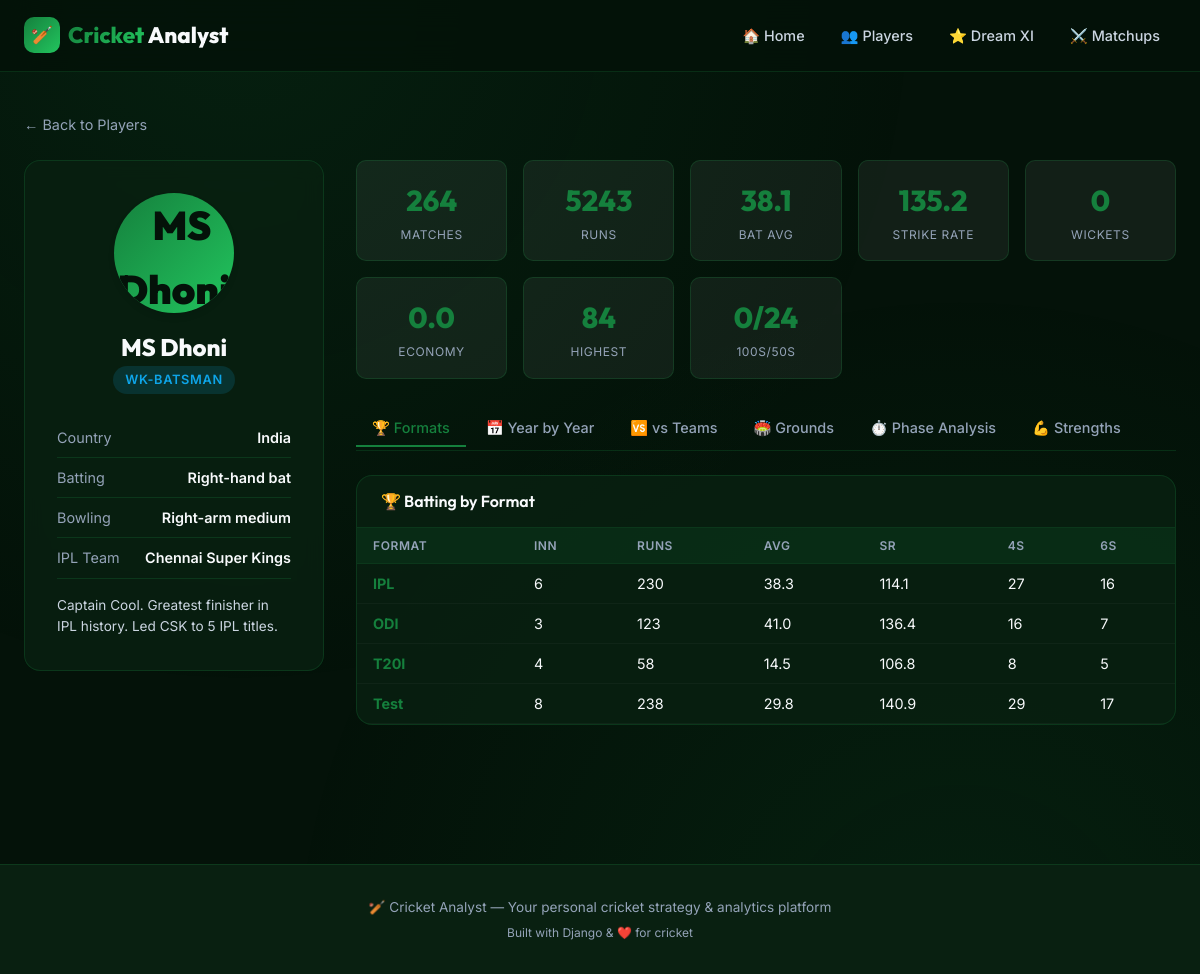
The app's page /players/230/ with its own data.
### players/models.py (models this page shows, shortened)
class Player(models.Model):
    ROLE_CHOICES = [
        ('Batsman', 'Batsman'),
        ('Bowler', 'Bowler'),
        ('All-Rounder', 'All-Rounder'),
        ('WK-Batsman', 'Wicket-Keeper Batsman'),
    ]
    BATTING_STYLE_CHOICES = [
        ('Right-hand bat', 'Right-hand bat'),
        ('Left-hand bat', 'Left-hand bat'),
    ]
    BOWLING_STYLE_CHOICES = [
        ('Right-arm fast', 'Right-arm fast'),
        ('Right-arm medium', 'Right-arm medium'),
        ('Left-arm fast', 'Left-arm fast'),
        ('Left-arm medium', 'Left-arm medium'),
        ('Right-arm offbreak', 'Right-arm offbreak'),
        ('Right-arm legbreak', 'Right-arm legbreak'),
        ('Left-arm orthodox', 'Left-arm orthodox'),
        ('Left-arm chinaman', 'Left-arm chinaman'),
        ('Slow left-arm orthodox', 'Slow left-arm orthodox'),
        ('N/A', 'N/A'),
    ]
    name = models.CharField(max_length=150)
    country = models.CharField(max_length=80)
    is_overseas = models.BooleanField(default=False, help_text="Overseas player for IPL purposes")
    date_of_birth = models.DateField(null=True, blank=True)
    role = models.CharField(max_length=30, choices=ROLE_CHOICES)
    batting_style = models.CharField(max_length=50, choices=BATTING_STYLE_CHOICES, default='Right-hand bat')
    bowling_style = models.CharField(max_length=50, choices=BOWLING_STYLE_CHOICES, default='N/A')
    ipl_team = models.ForeignKey(Team, on_delete=models.SET_NULL, null=True, blank=True, related_name='players')
    photo_url = models.URLField(blank=True, default='')
    bio = models.TextField(blank=True, default='')
    total_matches = models.IntegerField(default=0)
    total_runs = models.IntegerField(default=0)
    total_wickets = models.IntegerField(default=0)
    batting_avg = models.FloatField(default=0.0)
    bowling_avg = models.FloatField(default=0.0)
    strike_rate = models.FloatField(default=0.0)
    economy_rate = models.FloatField(default=0.0)
    highest_score = models.IntegerField(default=0)
    best_bowling = models.CharField(max_length=20, default='0/0')
    centuries = models.IntegerField(default=0)
    half_centuries = models.IntegerField(default=0)
    catches = models.IntegerField(default=0)
    stumpings = models.IntegerField(default=0)
    run_outs = models.IntegerField(default=0)
    class Meta:
        ordering = ['name']

class Team(models.Model):
    name = models.CharField(max_length=100)
    short_name = models.CharField(max_length=10)
    logo_color = models.CharField(max_length=7, default='#1a8f5c')  # hex color
    is_ipl_team = models.BooleanField(default=False)

### players/views.py (the view)
# urls.py: path('players/<int:pk>/', views.player_detail, name='player_detail'),
def player_detail(request, pk):
    player = get_object_or_404(Player, pk=pk)
    year_batting_stats = (
        BattingInnings.objects.filter(player=player)
        .values('year')
        .annotate(
            innings=Count('id'),
            total_runs=Sum('runs'),
            total_fours=Sum('fours'),
            total_sixes=Sum('sixes'),
            avg=Avg('runs'),
            avg_sr=Avg('strike_rate'),
        )
        .order_by('year')
    )
    year_bowling_stats = (
        BowlingInnings.objects.filter(player=player)
        .values('year')
        .annotate(
            innings=Count('id'),
            total_overs=Sum('overs'),
            total_wickets=Sum('wickets'),
            total_runs=Sum('runs_conceded'),
            avg_econ=Avg('economy'),
        )
        .order_by('year')
    )
    team_batting_stats = (
        BattingInnings.objects.filter(player=player)
        .values('opponent__name')
        .annotate(
            innings=Count('id'),
            total_runs=Sum('runs'),
            avg=Avg('runs'),
            avg_sr=Avg('strike_rate'),
            best=Max('runs'),
        )
        .order_by('-total_runs')
    )
    team_bowling_stats = (
        BowlingInnings.objects.filter(player=player)
        .values('opponent__name')
        .annotate(
            innings=Count('id'),
            total_wickets=Sum('wickets'),
            total_runs=Sum('runs_conceded'),
            avg_econ=Avg('economy'),
        )
        .order_by('-total_wickets')
    )
    ground_batting_stats = (
        BattingInnings.objects.filter(player=player)
        .values('ground__name')
        .annotate(
            innings=Count('id'),
            total_runs=Sum('runs'),
            avg=Avg('runs'),
            avg_sr=Avg('strike_rate'),
        )
        .order_by('-total_runs')
    )
    phase_batting_stats = (
        BattingInnings.objects.filter(player=player)
        .values('phase')
        .annotate(
            innings=Count('id'),
            total_runs=Sum('runs'),
            avg_sr=Avg('strike_rate'),
            total_fours=Sum('fours'),
            total_sixes=Sum('sixes'),
        )
        .order_by('phase')
    )
    phase_bowling_stats = (
        BowlingInnings.objects.filter(player=player)
        .values('phase')
        .annotate(
            innings=Count('id'),
            total_wickets=Sum('wickets'),
            total_runs=Sum('runs_conceded'),
            avg_econ=Avg('economy'),
        )
        .order_by('phase')
    )
    format_batting_stats = (
        BattingInnings.objects.filter(player=player)
        .values('match_type')
        .annotate(
            innings=Count('id'),
            total_runs=Sum('runs'),
            avg=Avg('runs'),
            avg_sr=Avg('strike_rate'),
            total_fours=Sum('fours'),
            total_sixes=Sum('sixes'),
        )
        .order_by('match_type')
    )
    format_bowling_stats = (
        BowlingInnings.objects.filter(player=player)
        .values('match_type')
        .annotate(
            innings=Count('id'),
            total_overs=Sum('overs'),
            total_wickets=Sum('wickets'),
            total_runs=Sum('runs_conceded'),
            avg_econ=Avg('economy'),
        )
        .order_by('match_type')
    )
    return render(request, 'players/player_detail.html', {
        'player': player,
        'year_batting_stats': year_batting_stats,
        'year_bowling_stats': year_bowling_stats,
        'team_batting_stats': team_batting_stats,
        'team_bowling_stats': team_bowling_stats,
        'ground_batting_stats': ground_batting_stats,
        'phase_batting_stats': phase_batting_stats,
        'phase_bowling_stats': phase_bowling_stats,
        'format_batting_stats': format_batting_stats,
        'format_bowling_stats': format_bowling_stats,
    })

### players/templates/players/player_detail.html (shortened to what this page needs)
{% extends "base.html" %}
{% block content %}
<div class="container" style="padding-top: var(--space-xl);">
    <a href="{% url 'player_list' %}" style="display: inline-flex; align-items: center; gap: 6px; color: var(--text-muted); font-size: 0.9rem; margin-bottom: var(--space-lg);">← Back to Players</a>
    <div class="player-profile">
        <div class="player-profile-sidebar animate-fadeIn">
            {% if player.photo_url %}
            <img src="{{ player.photo_url }}" class="profile-avatar" style="object-fit: cover; width: 120px; height: 120px; border-radius: 50%; box-shadow: 0 4px 6px rgba(0,0,0,0.1); margin-bottom: 20px;" alt="{{ player.name }}">
            {% endif %}
            <h1 class="profile-name">{{ player.name }}</h1>
            <p style="color: var(--text-muted); margin-bottom: var(--space-lg);">
                <span class="role-badge {{ player.role|lower|cut:' ' }}" style="font-size: 0.8rem; padding: 4px 12px;">{{ player.role }}</span>
            </p>
            <div class="profile-meta-item">
                <span class="meta-label">Country</span>
                <span class="meta-value">{{ player.country }}</span>
            </div>
            <div class="profile-meta-item">
                <span class="meta-label">Batting</span>
                <span class="meta-value">{{ player.batting_style }}</span>
            </div>
            <div class="profile-meta-item">
                <span class="meta-label">Bowling</span>
                <span class="meta-value">{{ player.bowling_style }}</span>
            </div>
            {% if player.ipl_team %}
            <div class="profile-meta-item">
                <span class="meta-label">IPL Team</span>
                <span class="meta-value">{{ player.ipl_team.name }}</span>
            </div>
            {% endif %}
            {% if player.bio %}
            <p style="margin-top: var(--space-md); font-size: 0.85rem; color: var(--text-secondary); text-align: left; line-height: 1.6;">{{ player.bio }}</p>
            {% endif %}
        </div>
        <div class="player-profile-content animate-slideUp">
            <div class="stats-summary-grid">
                <div class="summary-stat-card">
                    <div class="stat-number">{{ player.total_matches }}</div>
                    <div class="stat-desc">Matches</div>
                </div>
                <div class="summary-stat-card">
                    <div class="stat-number">{{ player.total_runs }}</div>
                    <div class="stat-desc">Runs</div>
                </div>
                <div class="summary-stat-card">
                    <div class="stat-number">{{ player.batting_avg|floatformat:1 }}</div>
                    <div class="stat-desc">Bat Avg</div>
                </div>
                <div class="summary-stat-card">
                    <div class="stat-number">{{ player.strike_rate|floatformat:1 }}</div>
                    <div class="stat-desc">Strike Rate</div>
                </div>
                <div class="summary-stat-card">
                    <div class="stat-number">{{ player.total_wickets }}</div>
                    <div class="stat-desc">Wickets</div>
                </div>
                <div class="summary-stat-card">
                    <div class="stat-number">{{ player.economy_rate|floatformat:1 }}</div>
                    <div class="stat-desc">Economy</div>
                </div>
                <div class="summary-stat-card">
                    <div class="stat-number">{{ player.highest_score }}</div>
                    <div class="stat-desc">Highest</div>
                </div>
                <div class="summary-stat-card">
                    <div class="stat-number">{{ player.centuries }}/{{ player.half_centuries }}</div>
                    <div class="stat-desc">100s/50s</div>
                </div>
            </div>
            <div class="stats-tabs">
                <button class="stats-tab active" onclick="showTab('formats')">🏆 Formats</button>
                <button class="stats-tab" onclick="showTab('year-by-year')">📅 Year by Year</button>
                <button class="stats-tab" onclick="showTab('vs-teams')">🆚 vs Teams</button>
                <button class="stats-tab" onclick="showTab('grounds')">🏟️ Grounds</button>
                <button class="stats-tab" onclick="showTab('phase')">⏱️ Phase Analysis</button>
                <button class="stats-tab" onclick="showTab('strengths')">💪 Strengths</button>
            </div>
            <div class="tab-panel active" id="tab-formats">
                <div class="data-table-container">
                    <h3>🏆 Batting by Format</h3>
                    <table class="data-table">
                        <thead>
                            <tr>
                                <th>Format</th>
                                <th>Inn</th>
                                <th>Runs</th>
                                <th>Avg</th>
                                <th>SR</th>
                                <th>4s</th>
                                <th>6s</th>
                            </tr>
                        </thead>
                        <tbody>
                            {% for stat in format_batting_stats %}
                            <tr>
                                <td class="highlight-value">{{ stat.match_type }}</td>
                                <td>{{ stat.innings }}</td>
                                <td>{{ stat.total_runs }}</td>
                                <td>{{ stat.avg|floatformat:1 }}</td>
                                <td>{{ stat.avg_sr|floatformat:1 }}</td>
                                <td>{{ stat.total_fours }}</td>
                                <td>{{ stat.total_sixes }}</td>
                            </tr>
                            {% empty %}
                            <tr><td colspan="7" style="text-align: center; color: var(--text-muted);">No format data available</td></tr>
                            {% endfor %}
                        </tbody>
                    </table>
                </div>
            </div>
        </div>
    </div>
</div>
{% endblock %}

### records on screen
Player: name "MS Dhoni", role "WK-BATSMAN", country "India", batting_style "Right-hand bat", bowling_style "Right-arm medium", ipl_team.name "Chennai Super Kings", bio "Captain Cool. Greatest finisher in IPL history. Led CSK to 5 IPL titles.", total_matches "264", total_runs "5243", batting_avg "38.1", strike_rate "135.2", total_wickets "0", economy_rate "0.0", highest_score "84", centuries "0", half_centuries "24"

### other values on screen
{{ stat.match_type }} "IPL" "ODI" "T20I" "Test"
{{ stat.innings }} "6" "3" "4" "8"
{{ stat.total_runs }} "230" "123" "58" "238"
{{ stat.avg|floatformat:1 }} "38.3" "41.0" "14.5" "29.8"
{{ stat.avg_sr|floatformat:1 }} "114.1" "136.4" "106.8" "140.9"
{{ stat.total_fours }} "27" "16" "8" "29"
{{ stat.total_sixes }} "16" "7" "5" "17"
